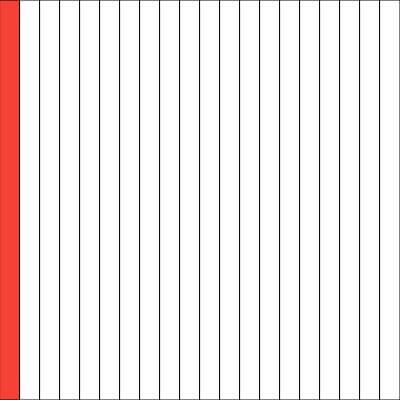
Frame 1 (no input)
Frame 60 (no input): identical to frame 1, image omitted
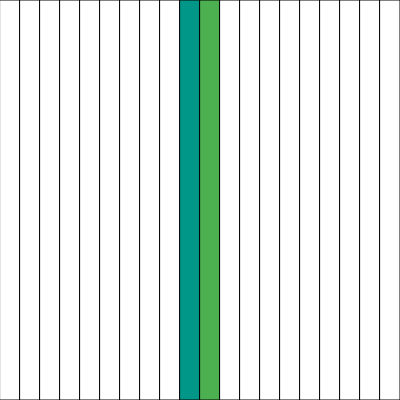
Frame 120 (the mouse pressed at the canvas centre since frame 60)

The p5.js sketch that drew these frames (run headless with seeded random() and noise() and a simulated clock; from frame 60 on, the mouse is pressed at the canvas centre):

// p5.js sketch
// ── sketch.js
function setup() {
  createCanvas(400, 400);
}

function draw() {
  background(220);
  
  let len = width/20
  
  for(let x=0; x<=19; x++){
    if(mouseX >= x*len && mouseX <= (x+1)*len){
      if(x==0){
        fill("#F44336");
      }else if(x==1){
        fill("#E91E63");
      }else if(x==2){
        fill("#9C27B0");
      }else if(x==3){
        fill("#673AB7");
      }else if(x==4){
        fill("#3F51B5")
      }else if(x==5){
        fill("#2196F3")
      }else if(x==7){
        fill("#03A9F4")
      }else if(x==8){
        fill("#00BCD4")
      }else if(x==9){
        fill("#009688")
      }else if(x==10){
        fill("#4CAF50")
      }else if(x==11){
        fill("#FFEB3B")
      }else if(x==12){
        fill("#FFC107")
      }else if(x==13){
        fill("#FF9800")
      }else if(x==14){
        fill("#FF5722")
      }else if(x==15){
        fill("#795548")
      }else if(x==16){
        fill("#9E9E9E")
      }else if(x==17){
        fill("#607D8B")
      }else if(x==18){
        fill("#1E688B")
      }else if(x==19){
        fill("#1800A7")
      }
      rect(x*20, 0, 20, 400);
    }else{
      fill(255);
      rect(x*20, 0, 20, 400);
    }
  }
}
